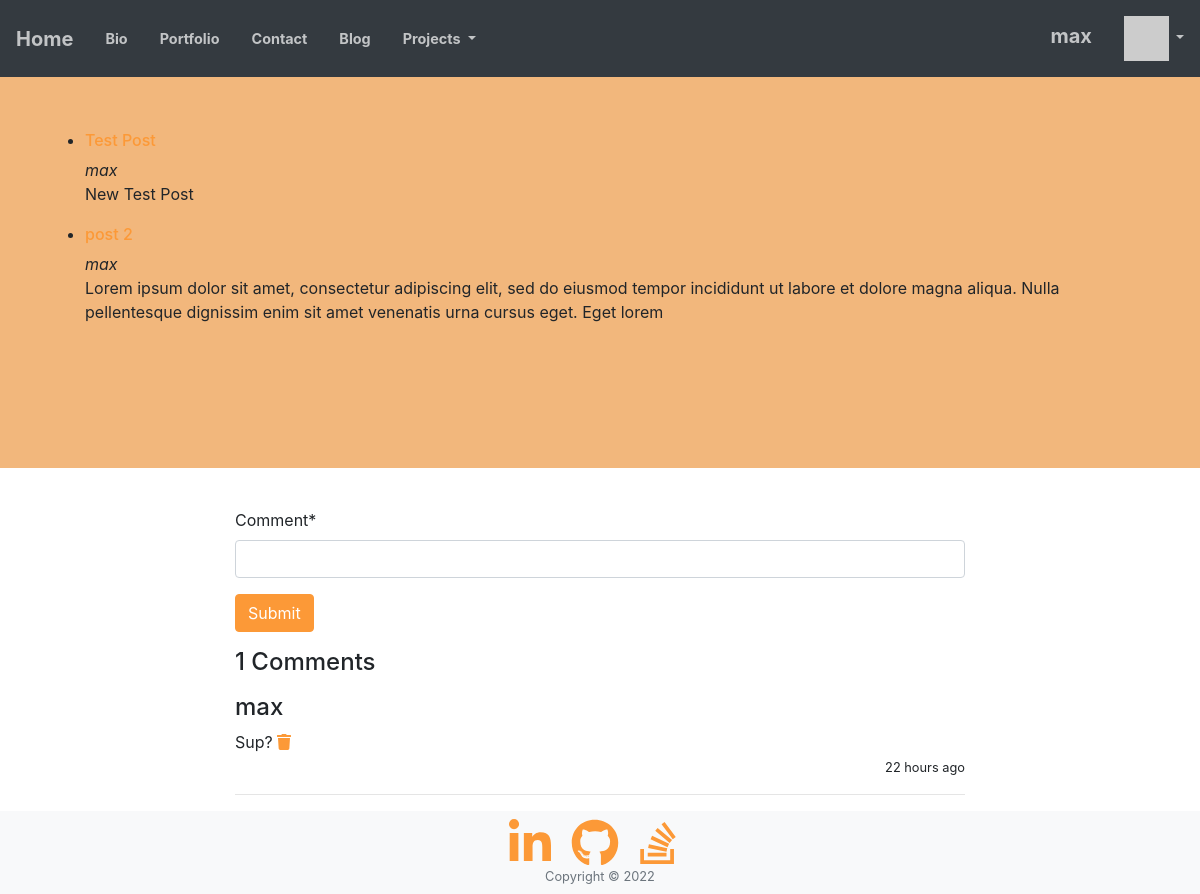
/blog/ (signed in), run on an earlier commit of the app's database.
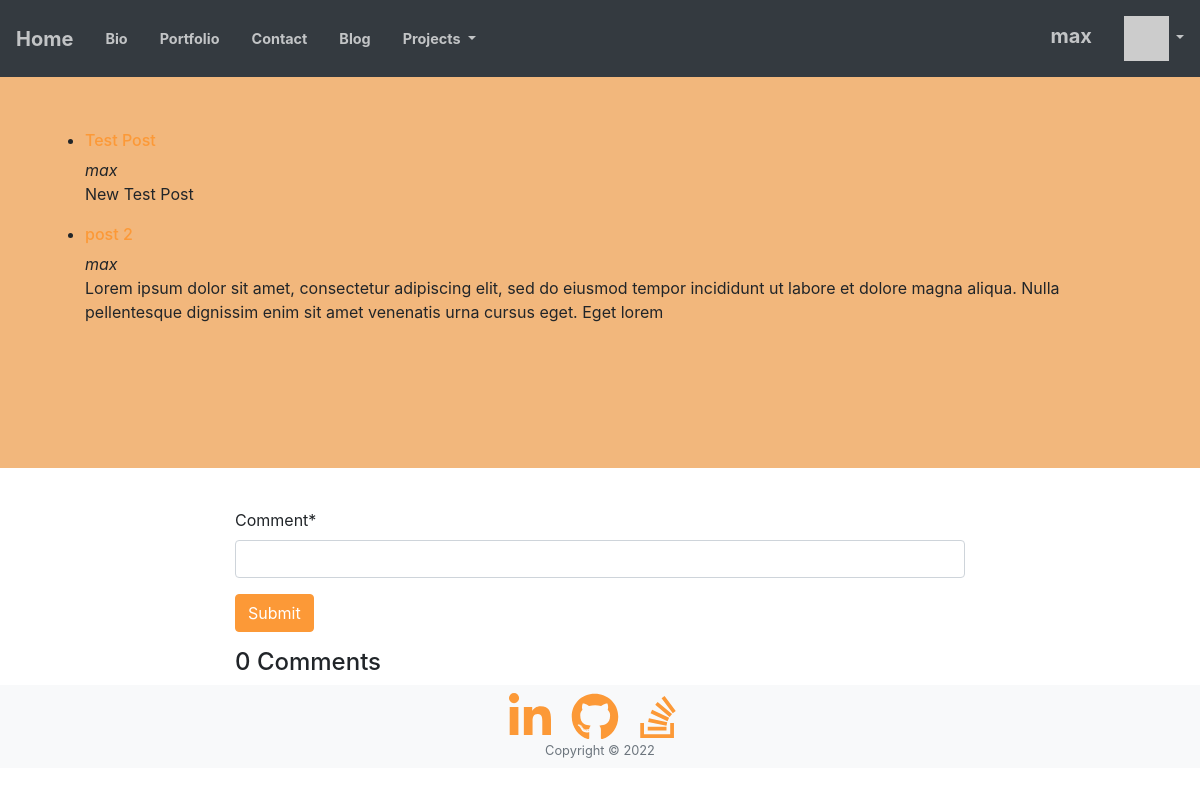
And on a later commit of the database.
### blog/models.py (models this page shows, shortened)
class Post(models.Model):
    title = models.CharField(max_length=100)
    overview = models.TextField()
    timestamp = models.DateTimeField(auto_now_add=True)
    content = models.TextField()
    author = models.ForeignKey(User, on_delete=models.CASCADE)
    posted = models.BooleanField()

class BlogComment(models.Model):
    text = models.TextField(
        validators=[MinLengthValidator(3, "Comment must be greater than 3 characters")]
    )
    owner = models.ForeignKey(settings.AUTH_USER_MODEL, on_delete=models.CASCADE)
    created_at = models.DateTimeField(auto_now_add=True)
    updated_at = models.DateTimeField(auto_now=True)

### blog/views.py (the view)
# urls.py: path('', views.PostsView.as_view(), name='blog'),
class PostsView(View):
    def get(self, request):
        posts = Post.objects.all()
        comments = BlogComment.objects.all().order_by('-updated_at')
        comment_form = CommentForm()
        context = {
            'posts': posts,
            'comments': comments,
            'n': len(comments),
            'comment_form': comment_form
        }
        return render(request, 'blog/posts.html', context)

### projects/forms.py
class CommentForm(forms.Form):
    comment = forms.CharField(required=True, max_length=500, min_length=3, strip=True)

### home/context_processors.py (called while the page is built)
def settings(request):
    return {
        'settings': django_settings,
    }

### home/templatetags/app_tags.py (called while the page is built)
@register.filter(name='gravatar')
def gravatar(user, size=35):
    email = str(user.email.strip().lower()).encode('utf-8')
    email_hash = md5(email).hexdigest()
    url = "//www.gravatar.com/avatar/{0}?s={1}&d=identicon&r=PG"
    return url.format(email_hash, size)

### blog/templates/blog/posts.html (shortened to what this page needs)
{% extends "base_footer.html" %}
{% load humanize %}
{% load static %}
{% block content %}
<section class="page-section bg-primary" id="about">
    <div class="container">
        <ul>
            {% for post in posts %}
                <li>
                    <a href="/blog/post/{{ post.id }}"><h6>{{ post.title }} </h6></a><i>{{ post.author }}</i>
                    <p>{{ post.overview }}</p>
                </li>
            {% endfor %}
        </ul>
    </div>
</section>
<div class="container">
    <div class="row">
        <div class="col"></div>
            <div class="col-md-12 col-lg-8">
                <div class="comments">
                    {% if user.is_authenticated %}
                        <br clear="all"/>
                        <p>
                            {% load crispy_forms_tags %}
                            <form method="post" action="{% url 'blog:blog_comment_create' %}">
                                {{ comment_form|crispy }}
                                <input class="btn btn-primary" type="submit" value="Submit">
                            </form>
                        </p>
                    {% else %}
                        <h4 class="text-right"><a class="badge badge-primary" href="../accounts/login?next={% url 'blog:blog' %}">Login</a> to comment</h4>
                    {% endif %}
                    <div class="page-header">
                        <h4>{{ n }} Comments</h4>
                    </div>
                    {% for comment in comments %}
                        <p>
                            <h4 class="media-heading user_name">{{ comment.owner }}</h4>
                            <div class ="text">
                                {{ comment.text }}
                                {% if user == comment.owner %}
                                <a href="{% url 'blog:blog_comment_delete' comment.id %}"><i class="fa fa-trash"></i></a>
                                {% endif %}
                            </div>
                            <p class="text-right"><small>{{ comment.updated_at|naturaltime }}</small></p>
                        </p>
                        <hr/>
                    {% endfor %}
                    </div>
                </div>
        <div class="col"></div>
    </div>
</div>
{% endblock %}

### home/templates/base_footer.html
{% extends "base_menu.html" %}
{% block footer %}
<footer class="page-footer bg-light py-2">
    <div class="container text-center">
        <a class="fb-ic mr-3" role="button" target="_blank" href="https://www.linkedin.com/in/maksym-c-753805122/">
            <i class="fab fa-3x fa-lg fa-linkedin-in"></i>
        </a>
        <a class="git-ic mr-3" role="button" target="_blank" href="https://github.com/Maxiboii">
            <i class="fab fa-3x fa-lg fa-github"></i>
        </a>
        <a class="so-ic mr-3" role="button" target="_blank" href="https://stackoverflow.com/users/13965240/maxiboi">
            <i class="fab fa-3x fa-lg fa-stack-overflow"></i>
        </a>
    </div>
    <div class="container"><div class="small text-center text-muted">Copyright © 2022</div></div>
</footer>
{% endblock %}

### home/templates/base_menu.html (shortened to what this page needs)
{% extends "base_bootstrap.html" %}
{% block navbar %}
{% load app_tags %}
<nav class="navbar navbar-expand-lg navbar-dark bg-dark fixed-top py-3" id="mainNav">
    <a class="navbar-brand" href="/">Home</a>
  <div class="collapse navbar-collapse" id="navbarSupportedContent">
    <ul class="navbar-nav mr-auto">
        <li class="nav-item"><a class="nav-link js-scroll-trigger" href="/#about">Bio</a></li>
        <li class="nav-item"><a class="nav-link js-scroll-trigger" href="/#portfolio">Portfolio</a></li>
        <li class="nav-item"><a class="nav-link js-scroll-trigger" href="/#contact">Contact</a></li>
        <li class="nav-item"><a class="nav-link js-scroll-trigger" href="/blog">Blog</a></li>
        <li class="nav-item dropdown">
            <a class="nav-link dropdown-toggle" href="#" id="navbarDropdown" role="button" data-toggle="dropdown" aria-haspopup="true" aria-expanded="false">
              Projects
            </a>
        </li>
    </ul>
    <ul class="navbar-nav">
        {% if user.is_authenticated %}
        <li class="nav-item">
            <a class="navbar-brand">{{ user }}</a>
        </li>
        <li class="nav-item dropdown">
            <a class="nav-link dropdown-toggle" href="#" role="button" data-toggle="dropdown" aria-haspopup="true" aria-expanded="false">
                <img style="width: 45px;" src="{{ user|gravatar }}"/>
            </a>
      </li>
        {% endif %}
    </ul>
  </div>
</nav>
{% endblock %}

### home/templates/base_bootstrap.html (shortened to what this page needs)
{% load static %}
<!DOCTYPE html>
<html>
<head>
    <link rel="stylesheet" href="https://use.fontawesome.com/releases/v5.8.1/css/all.css">
    <link rel="stylesheet" href="https://use.fontawesome.com/releases/v5.8.1/css/v4-shims.css">
    <link href="https://cdnjs.cloudflare.com/ajax/libs/magnific-popup.js/1.1.0/magnific-popup.min.css" rel="stylesheet" />
    <link href="{% static 'css/styles.css' %}" rel="stylesheet" />
</head>
<body>
{% block navbar %}{% endblock %}
{% block content %}{% endblock %}
{% block footer %}{% endblock %}
</body>
</html>

What changed in the data, as far as the page shows it:
removed BlogComment: owner "max", text "Sup?", updated_at "22 hours ago"
Also different on the page:
{{ n }}: "1" → "0"
